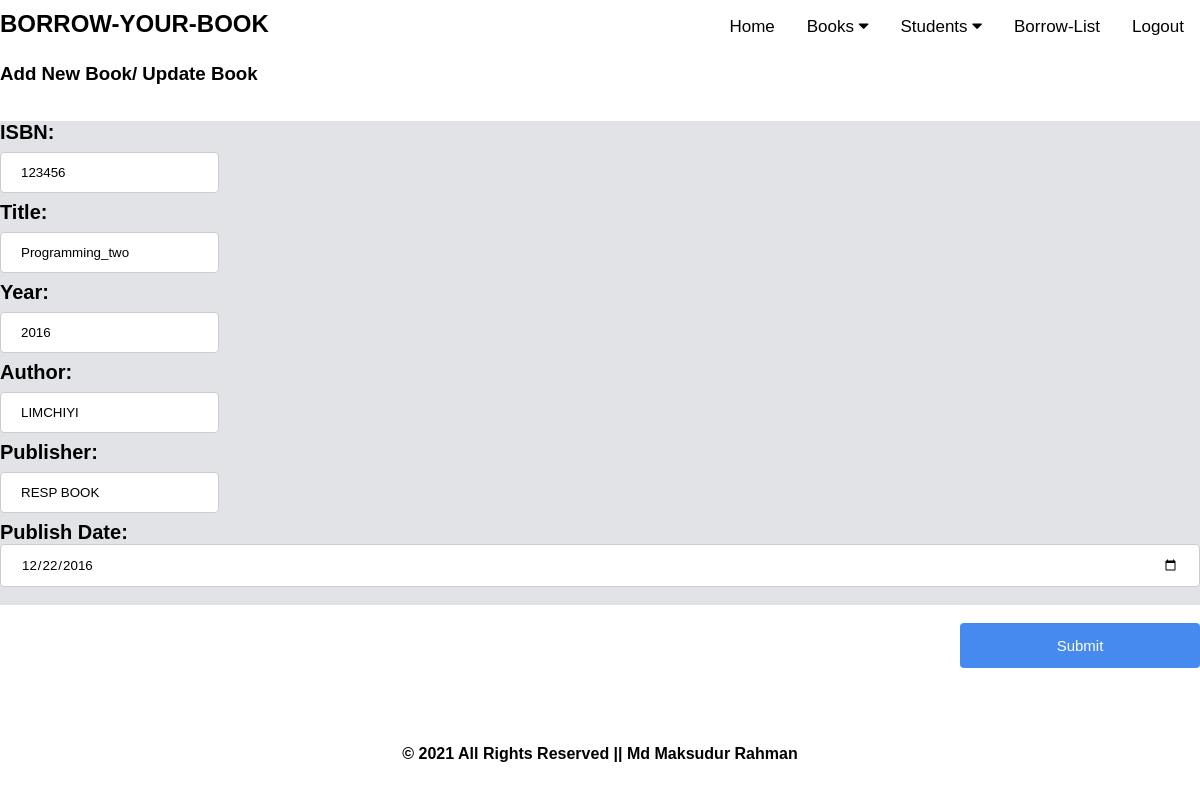
Screenshot of /edit_book/123456 with the database file from the repository.
### tables this page shows
CREATE TABLE "book" (
	"isbn"	INTEGER NOT NULL,
	"title"	TEXT(20) NOT NULL,
	"year"	INTEGER NOT NULL,
	"author_name"	TEXT(50) NOT NULL,
	"publisher_name"	TEXT(50) NOT NULL,
	"publish_date"	DATE NOT NULL,
	PRIMARY KEY("isbn"),
	FOREIGN KEY("author_name") REFERENCES "author"("name"),
	FOREIGN KEY("publish_date") REFERENCES "publisher"("publish_date"),
	FOREIGN KEY("publisher_name") REFERENCES "publisher"("name")
);

### controller.py (the view)
@app.route('/edit_book/<isbn>')
def editb(isbn):
    row=find_book(isbn)
    status='1'
    return render_template('add_new_books.html',row=row,status=status)

### model.py (called while the page is built)
def find_book(isbn):
  with sql.connect(connect_db) as db:
    qry = 'select * from book where isbn=?'
    result=db.execute(qry,(isbn,)).fetchone()
    return(result)

### templates/add_new_books.html (shortened to what this page needs)
{% extends "base.html" %}
{% block content %}
<h3 style="margin-top: 1%">Add New Book/ Update Book</h3>
 {% set stat=status %}
  <form action='/update_book' method='post' style="background-color: #e1e3e6; margin-top: 3%">
    <label style="font-size: 20px"><strong>ISBN:</strong><br></label>
    {% if stat=="1": %}
    <input type="text" name="isbn" value="{{row[0]}}" readonly><br>
    {% else: %}
    <input type="text" name="isbn" placeholder="Enter ISBN" value="{{row[0]}}"><br>
    {% endif %}
   <label style="font-size: 20px"><strong> Title:</strong> <br></label>
    <input type="text" name="title" placeholder="Enter book title" value="{{row[1]}}"><br>
    <label style="font-size: 20px"><strong>Year: </stront><br></label>
    <input type="text" name="year" placeholder="Enter year" value="{{row[2]}}"><br>
    <label style="font-size: 20px"><strong>Author:</strong><br></label>
    <input type="text" name="author" placeholder="Enter author name" value="{{row[3]}}" ><br>
    <label style="font-size: 20px"><strong>Publisher: </strong><br></label>
    <input type="text" name="publisher" placeholder="Enter publisher name" value="{{row[4]}}" ><br>
	<label style="font-size: 20px"><strong>Publish Date:</strong> <br></strong>
	<input type="date" name="publish_date"
	style="
	  width: 100%;
	  padding: 12px 20px;
	  display: inline-block;
	  border: 1px solid #ccc;
	  border-radius: 4px;
	  box-sizing: border-box;" placeholder="Enter pubilsh date" value="{{row[5]}}"><br>
    <br>
   <p><input type=submit value=Submit style="width: 20%;
	  background-color: #468af0;
	  color: white;
	  padding: 14px 20px;
	  float: right;
	  border: none;
	  border-radius: 4px;
	  cursor: pointer;
	  font-size:15px"></p>
</form>
{% endblock %}

### static/css/style.css (style rules this page uses)
* { margin: 0; padding: 0; font-family: sans-serif; }
body { margin:0;font-family:Arial }

### static/css/formstyle.css (style rules this page uses)
input[type=text], select { width: 50%%; padding: 12px 20px; margin: 8px 0; display: inline-block; border: 1px solid #ccc; border-radius: 4px; box-sizing: border-box; }
input[type=submit] { width: 100%; background-color: blue; color: white; padding: 14px 20px; margin: 8px 0; border: none; border-radius: 4px; cursor: pointer; font-size:25px; }

### rows the page displays
book: isbn "123456", title "Programming_two", year "2016", author "LIMCHIYI", publisher "RESP BOOK", publish_date "12/22/2016"
